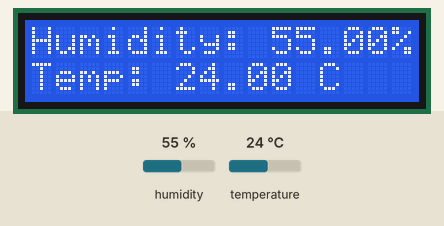
A sketch run on a simulated Arduino Uno, built with avr-gcc and run on an emulated ATmega328P. Parts: 16×2 character LCD. The test bench sets the inputs (shaded band); at power-on: humidity 55 %, temperature 24 °C.

Above: at 1.2 s.
1.3 s: humidity set to 22 %
At 2.6 s:
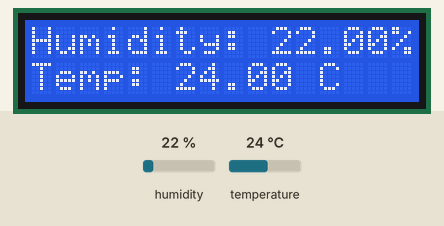
4.0 s: temperature set to 12 °C
At 5.2 s:
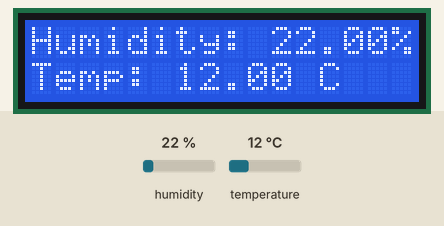
6.7 s: humidity set to 40 %
At 9.3 s:
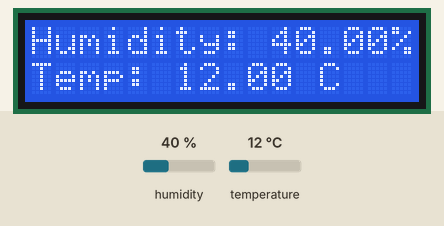
9.7 s: temperature set to 19 °C
At 10.7 s:
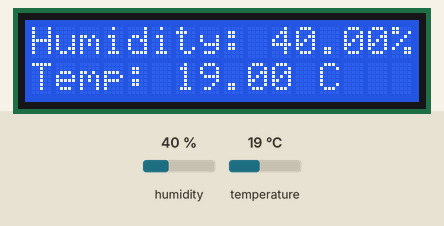
Timing chart, 0 to 12.7 s (numbered marks = the images above; inputs shaded):
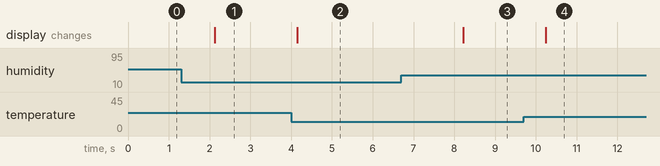

The sketch:

hum_temp.ino
```cpp
#include <DHT.h>
#include <LiquidCrystal.h>

#define DHTPIN 9        // DHT11 data pin
#define DHTTYPE DHT11   // Sensor type

DHT dht(DHTPIN, DHTTYPE);

// LCD pins: RS, E, D4, D5, D6, D7
LiquidCrystal lcd(7, 6, 5, 4, 3, 2);

void setup() {
  Serial.begin(9600);
  lcd.begin(16, 2);
  dht.begin();
}

void loop() {
  float humidity = dht.readHumidity();
  float temperature = dht.readTemperature();

  // Check if reading failed
  if (isnan(humidity) || isnan(temperature)) {
    lcd.clear();
    lcd.setCursor(0, 0);
    lcd.print("Sensor error");
    delay(2000);
    return;
  }

  lcd.clear();

  // First line: Humidity
  lcd.setCursor(0, 0);
  lcd.print("Humidity: ");
  lcd.print(humidity);
  lcd.print("%");

  // Second line: Temperature
  lcd.setCursor(0, 1);
  lcd.print("Temp: ");
  lcd.print(temperature);
  lcd.print(" C");

  delay(2000); // update every 2 seconds
}
```

Measured:
- after the input at 1.3 s, the display: changes after 0.82 s (image 1)
- after the input at 4.0 s, the display: changes after 0.15 s (image 2)
- after the input at 6.7 s, the display: changes after 1.5 s (image 3)
- after the input at 9.7 s, the display: changes after 0.54 s (image 4)
